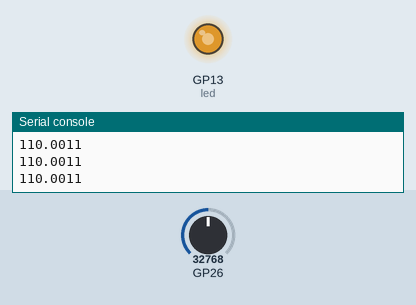
This program was run on a simulated Raspberry Pi Pico running MicroPython. Shown: output pins drawn as LEDs (lit = HIGH), the last lines printed to the serial console. The test bench sets the inputs (shaded band); at power-on: GP26 = 32768 (analog values on the 0–65535 scale).

Above: at 1.29 s.
1.3 s: GP26 set to 45874
At 1.45 s:
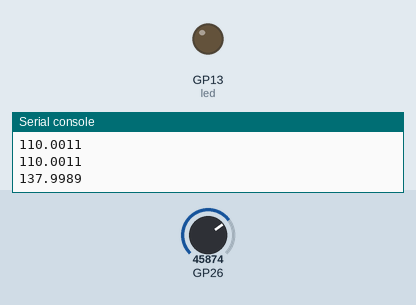
4.3 s: GP26 set to 57670
At 4.45 s:
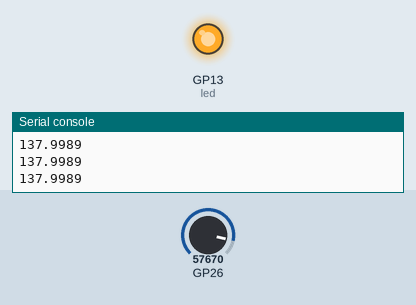
Timing chart, 0 to 13.3 s (numbered marks = the images above; inputs shaded):
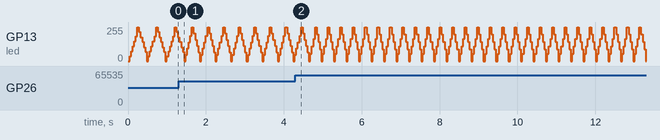

The program:

beating_heart.py
```python
from picozero import LED, Pot
from time import sleep

led = LED(13)
cadran = Pot(0)

coeur_min = 40
coeur_max = 180
coeur_gamme = coeur_max - coeur_min

while True:
    bpm = coeur_min + cadran.value * coeur_gamme
    print(bpm)
    rythme = 60/bpm
    temps_brillant = rythme / 2 # Passe un demi-temps à devenir plus brillant
    temps_sombre = rythme / 2 # Passe un demi-temps à devenir plus faible

    led.pulse(temps_brillant, temps_sombre, n=1, wait=True)  # Impulsion 1 fois, attendre jusqu'à la fin
```
